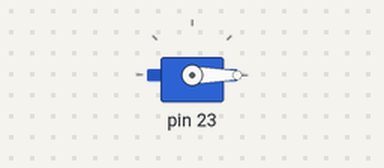
This sketch was run on a simulated Arduino Uno, built with avr-gcc and run on an emulated ATmega328P. Shown: servo.

Above: at 0.05 s.
At 2.0 s:
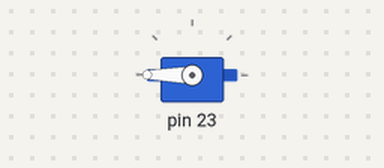
Timing chart, 0 to 9.1 s (numbered marks = the images above):
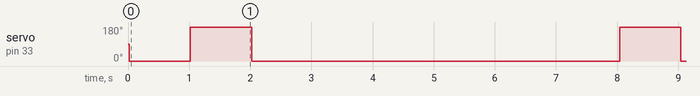

Measured:
- by itself, servo on pin 33: repeats every 7.0 s: 180° 1.0 s, 0° 6.0 s

The sketch:

emsServoTest.ino
```cpp
//emsShootyRunServos

#include <Servo.h>

Servo myservo;

int currentpin;
int first=23;
int last = 41;

void setup()
{
  currentpin = first;
}

void loop() {
  myservo.attach(currentpin);
  delay(20);
  myservo.write(0);
  delay(1000);
  myservo.write(180);
  delay(1000);
  myservo.write(0);
  myservo.detach();
  currentpin += 2;
  if (currentpin > last) {
     currentpin = first;
  }
  delay(5000);
}
```
